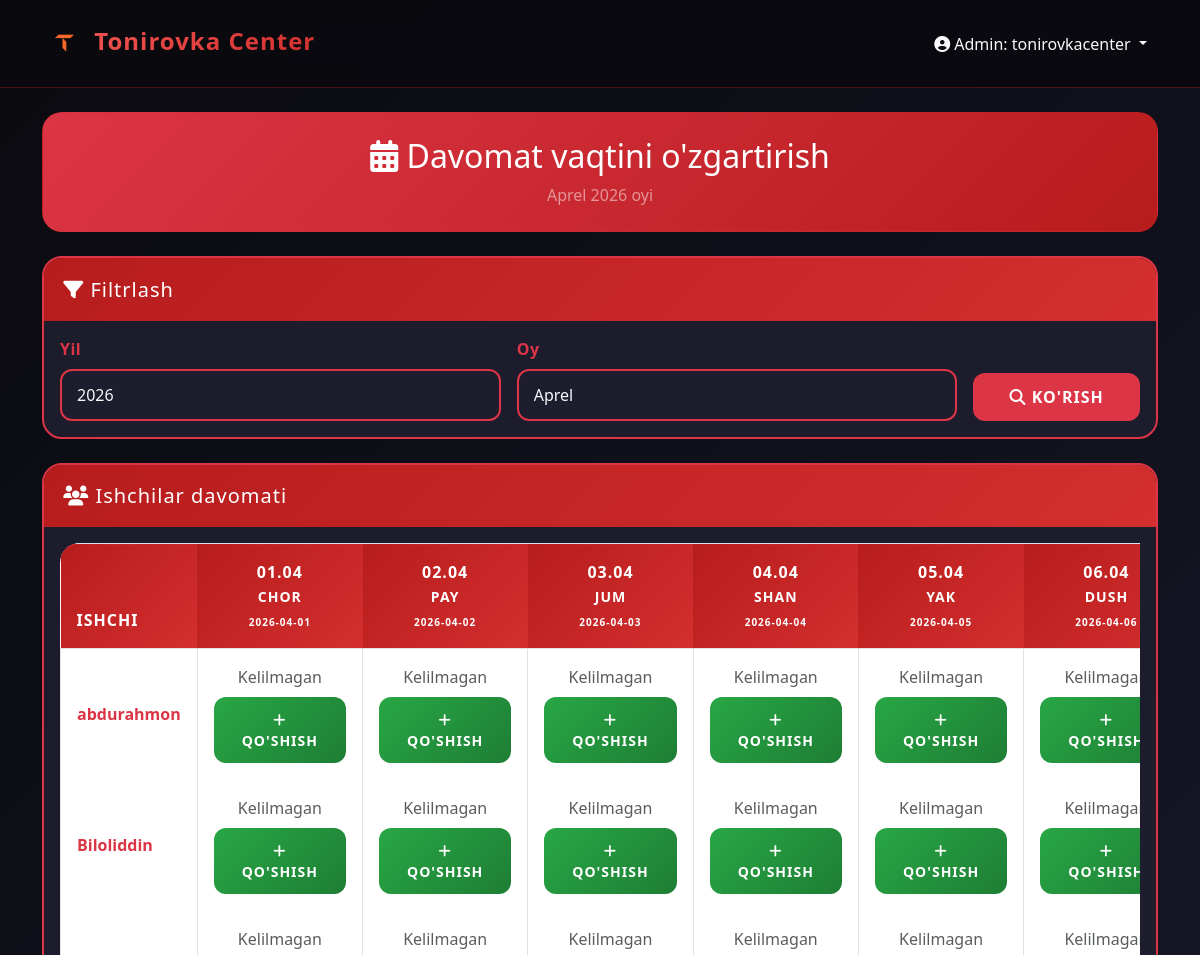
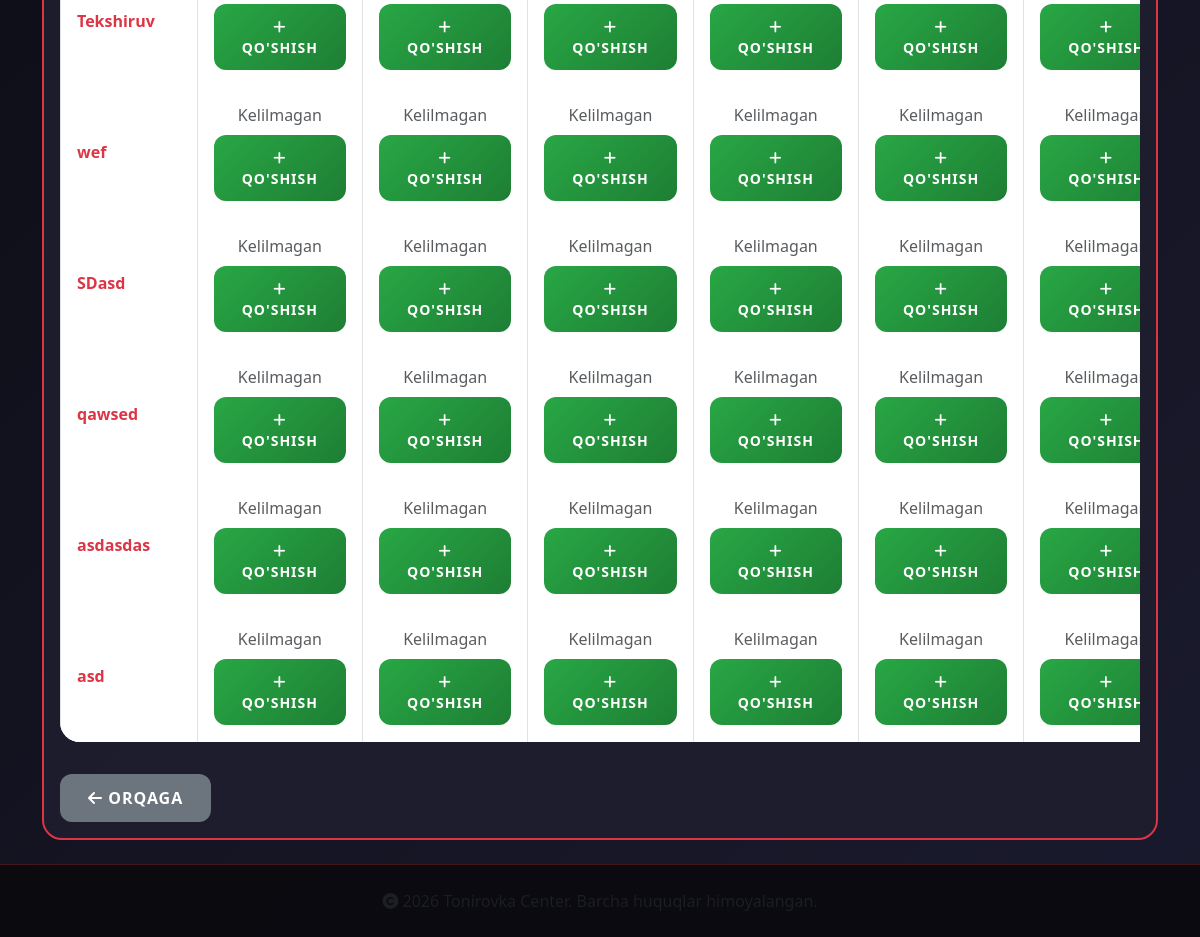
/admin-panel/attendance/ (signed in), run on the app's committed database (2 pictures, top to bottom).
### main/models.py (models this page shows, shortened)
class Worker(models.Model):
    user = models.OneToOneField(User, on_delete=models.CASCADE, related_name='worker', null=True, blank=True)
    full_name = models.CharField(max_length=255, verbose_name="To'liq ismi")
    salary_percent = models.DecimalField(max_digits=5, decimal_places=2, default=0, verbose_name="Oylik foizi (%)")
    late_fine = models.DecimalField(max_digits=10, decimal_places=2, default=0, verbose_name="10 min kechiksa jarima (so'm)")
    overtime_bonus = models.DecimalField(max_digits=10, decimal_places=2, default=0, verbose_name="1 soat qo'shimcha bonus (so'm)")
    three_hour_bonus_amount = models.DecimalField(max_digits=10, decimal_places=2, default=0, verbose_name="3 soatdan keyin bonus (so'm)")
    total_discipline_score = models.FloatField(default=0, verbose_name="Jami intizom bali")
    monday_start = models.TimeField(default=time(9, 0))
    monday_end = models.TimeField(default=time(18, 0))
    tuesday_start = models.TimeField(default=time(9, 0))
    tuesday_end = models.TimeField(default=time(18, 0))
    wednesday_start = models.TimeField(default=time(9, 0))
    wednesday_end = models.TimeField(default=time(18, 0))
    thursday_start = models.TimeField(default=time(9, 0))
    thursday_end = models.TimeField(default=time(18, 0))
    friday_start = models.TimeField(default=time(9, 0))
    friday_end = models.TimeField(default=time(18, 0))
    saturday_start = models.TimeField(default=time(9, 0))
    saturday_end = models.TimeField(default=time(18, 0))
    sunday_start = models.TimeField(default=time(9, 0))
    sunday_end = models.TimeField(default=time(18, 0))
    monday_working = models.BooleanField(default=True, verbose_name="Dushanba ish kuni")
    tuesday_working = models.BooleanField(default=True, verbose_name="Seshanba ish kuni")
    wednesday_working = models.BooleanField(default=True, verbose_name="Chorshanba ish kuni")
    thursday_working = models.BooleanField(default=True, verbose_name="Payshanba ish kuni")
    friday_working = models.BooleanField(default=True, verbose_name="Juma ish kuni")
    saturday_working = models.BooleanField(default=True, verbose_name="Shanba ish kuni")
    sunday_working = models.BooleanField(default=True, verbose_name="Yakshanba ish kuni")
    current_salary = models.DecimalField(max_digits=15, decimal_places=2, default=0)
    total_fines = models.DecimalField(max_digits=15, decimal_places=2, default=0)
    total_bonuses = models.DecimalField(max_digits=15, decimal_places=2, default=0)
    total_paid = models.DecimalField(max_digits=15, decimal_places=2, default=0)
    created_at = models.DateTimeField(auto_now_add=True)
    updated_at = models.DateTimeField(auto_now=True)
    class Meta:
        verbose_name = "Ishchi"
        verbose_name_plural = "Ishchilar"

### main/views.py (the view)
# urls.py: path('admin-panel/attendance/', views.attendance_list, name='attendance_list'),
@admin_required
def attendance_list(request):
    from datetime import datetime, timedelta, date
    today = date.today()
    selected_year = request.GET.get('year', today.year)
    selected_month = request.GET.get('month', today.month)
    try:
        selected_year = int(selected_year)
        selected_month = int(selected_month)
    except:
        selected_year = today.year
        selected_month = today.month
    month_start = date(selected_year, selected_month, 1)
    if selected_month == 12:
        month_end = date(selected_year + 1, 1, 1) - timedelta(days=1)
    else:
        month_end = date(selected_year, selected_month + 1, 1) - timedelta(days=1)
    days_in_month = []
    for i in range((month_end - month_start).days + 1):
        current_date = month_start + timedelta(days=i)
        days_in_month.append(current_date)
    workers = Worker.objects.all()
    attendance_data = []
    for worker in workers:
        worker_data = {
            'worker': worker,
            'days': []
        }
        for day_date in days_in_month:
            session = WorkSession.objects.filter(
                worker=worker,
                check_in__date=day_date
            ).first()
            worker_data['days'].append({
                'date': day_date,
                'weekday': day_date.strftime('%A'),
                'check_in': session.check_in.strftime('%H:%M') if session and session.check_in else None,
                'check_out': session.check_out.strftime('%H:%M') if session and session.check_out else None,
                'session_id': session.id if session else None,
                'has_session': session is not None
            })
        attendance_data.append(worker_data)
    years = range(2020, date.today().year + 2)
    months = [
        (1, 'Yanvar'), (2, 'Fevral'), (3, 'Mart'), (4, 'Aprel'),
        (5, 'May'), (6, 'Iyun'), (7, 'Iyul'), (8, 'Avgust'),
        (9, 'Sentabr'), (10, 'Oktabr'), (11, 'Noyabr'), (12, 'Dekabr')
    ]
    context = {
        'attendance_data': attendance_data,
        'days_in_month': days_in_month,
        'year': selected_year,
        'month': selected_month,
        'years': years,
        'months': months,
        'month_name': dict(months)[selected_month],
        'month_start': month_start,
        'month_end': month_end,
    }
    return render(request, 'admin_panel/attendance_list.html', context)

### main/templates/admin_panel/attendance_list.html (shortened to what this page needs)
{% extends 'base.html' %}
{% block content %}
<div class="row mb-4">
    <div class="col-12">
        <div class="card" style="background: linear-gradient(135deg, #dc3545, #b71c1c);">
            <div class="card-body text-center py-4">
                <h2 class="text-white mb-0">
                    <i class="fas fa-calendar-alt"></i> Davomat vaqtini o'zgartirish
                </h2>
                <p class="text-white-50 mt-2 mb-0">
                    {{ month_name }} {{ year }} oyi
                </p>
            </div>
        </div>
    </div>
</div>
<div class="row mb-4">
    <div class="col-12">
        <div class="card" style="border: 2px solid #dc3545;">
            <div class="card-header" style="background-color: #dc3545; color: white;">
                <h5 class="mb-0"><i class="fas fa-filter"></i> Filtrlash</h5>
            </div>
            <div class="card-body">
                <form method="get" class="row g-3">
                    <div class="col-md-5">
                        <label class="form-label" style="color: #dc3545;">Yil</label>
                        <select name="year" class="form-control" style="border: 2px solid #dc3545;">
                            {% for y in years %}
                            <option value="{{ y }}" {% if year == y %}selected{% endif %}>{{ y }}</option>
                            {% endfor %}
                        </select>
                    </div>
                    <div class="col-md-5">
                        <label class="form-label" style="color: #dc3545;">Oy</label>
                        <select name="month" class="form-control" style="border: 2px solid #dc3545;">
                            {% for m_num, m_name in months %}
                            <option value="{{ m_num }}" {% if month == m_num %}selected{% endif %}>{{ m_name }}</option>
                            {% endfor %}
                        </select>
                    </div>
                    <div class="col-md-2 d-flex align-items-end">
                        <button type="submit" class="btn w-100" style="background-color: #dc3545; color: white;">
                            <i class="fas fa-search"></i> Ko'rish
                        </button>
                    </div>
                </form>
            </div>
        </div>
    </div>
</div>
<div class="row">
    <div class="col-12">
        <div class="card" style="border: 2px solid #dc3545;">
            <div class="card-header" style="background-color: #dc3545; color: white;">
                <h5 class="mb-0"><i class="fas fa-users"></i> Ishchilar davomati</h5>
            </div>
            <div class="card-body">
                <div class="table-responsive">
                    <table class="table table-bordered" style="background-color: #fff3f3;">
                        <thead style="background-color: #dc3545; color: white;">
                            <tr>
                                <th style="min-width: 120px;">Ishchi</th>
                                {% for day in days_in_month %}
                                <th class="text-center" style="min-width: 100px;">
                                    {{ day|date:"d.m" }}<br>
                                    <small>{{ day|date:"D" }}</small>
                                    <br><span style="font-size: 10px;">{{ day|date:"Y-m-d" }}</span>
                                </th>
                                {% endfor %}
                            </tr>
                        </thead>
                        <tbody>
                            {% for data in attendance_data %}
                            <tr>
                                <td><strong style="color: #dc3545;">{{ data.worker.full_name }}</strong></td>
                                {% for day in data.days %}
                                <td class="text-center">
                                    {% if day.has_session %}
                                        <div class="mb-1">
                                            <small class="text-success">Kelgan: {{ day.check_in }}</small>
                                        </div>
                                        {% if day.check_out %}
                                        <div>
                                            <small class="text-danger">Ketgan: {{ day.check_out }}</small>
                                        </div>
                                        {% endif %}
                                        <a href="{% url 'attendance_edit' day.session_id %}" class="btn btn-sm btn-warning mt-2">
                                            <i class="fas fa-edit"></i> O'zgartirish
                                        </a>
                                    {% else %}
                                        <span class="text-muted">Kelilmagan</span>
                                        <a href="{% url 'attendance_create' data.worker.id day.date|date:'Y-m-d' %}" class="btn btn-sm btn-success mt-2">
                                            <i class="fas fa-plus"></i> Qo'shish
                                        </a>
                                    {% endif %}
                                </td>
                                {% endfor %}
                            </tr>
                            {% empty %}
                            <tr>
                                <td colspan="{{ days_in_month|length|add:1 }}" class="text-center">Ishchilar mavjud emas</td>
                            </tr>
                            {% endfor %}
                        </tbody>
                    </table>
                </div>
                <div class="mt-3">
                    <a href="{% url 'admin_dashboard' %}" class="btn btn-secondary">
                        <i class="fas fa-arrow-left"></i> Orqaga
                    </a>
                </div>
            </div>
        </div>
    </div>
</div>
{% endblock %}

### main/templates/base.html (shortened to what this page needs)
{% load static %}
<!DOCTYPE html>
<html lang="uz">
<head>
    <link href="https://cdn.jsdelivr.net/npm/bootstrap@5.3.0/dist/css/bootstrap.min.css" rel="stylesheet">
    <link rel="stylesheet" href="https://cdnjs.cloudflare.com/ajax/libs/font-awesome/6.4.0/css/all.min.css">
    <link rel="stylesheet" href="https://cdnjs.cloudflare.com/ajax/libs/animate.css/4.1.1/animate.min.css">
    <link rel="stylesheet" href="https://cdnjs.cloudflare.com/ajax/libs/toastr.js/latest/toastr.min.css">
    <link href="https://unpkg.com/aos@2.3.1/dist/aos.css" rel="stylesheet">
</head>
<body>
    <nav class="navbar navbar-expand-lg navbar-dark sticky-top">
        <div class="container">
            <a class="navbar-brand animate__animated animate__fadeInLeft" href="{% url 'login' %}">
                <img src="/media/logo.png" alt="Logo" onerror="this.src='https://via.placeholder.com/45x45?text=TC'">
                <span>Tonirovka Center</span>
            </a>
            <div class="collapse navbar-collapse" id="navbarNav">
                <ul class="navbar-nav ms-auto">
                    {% if user.is_authenticated %}
                        <li class="nav-item dropdown">
                            <a class="nav-link dropdown-toggle" href="#" id="userDropdown" role="button" data-bs-toggle="dropdown">
                                <i class="fas fa-user-circle"></i>
                                {% if user.is_staff %}
                                    Admin: {{ user.username }}
                                {% else %}
                                    {{ user.worker.full_name }}
                                {% endif %}
                            </a>
                        </li>
                    {% else %}
                        <li class="nav-item">
                            <a class="nav-link" href="{% url 'login' %}">
                                <i class="fas fa-sign-in-alt"></i> Kirish
                            </a>
                        </li>
                    {% endif %}
                </ul>
            </div>
        </div>
    </nav>
    <main class="container my-4">
        {% block content %}{% endblock %}
    </main>
    <footer class="footer mt-auto py-4">
        <div class="container text-center">
            <div class="row">
                <div class="col-12">
                    <span class="text-muted">
                        <i class="fas fa-copyright"></i> {{ current_year }} Tonirovka Center.
                        Barcha huquqlar himoyalangan.
                    </span>
                </div>
            </div>
        </div>
    </footer>
</body>
</html>

### data on the page
Worker: worker.full_name "abdurahmon"
Worker: worker.full_name "Biloliddin"
Worker: worker.full_name "Tekshiruv"
Worker: worker.full_name "wef"
Worker: worker.full_name "SDasd"
Worker: worker.full_name "qawsed"
Worker: worker.full_name "asdasdas"
Worker: worker.full_name "asd"

### other printed values
{{ user.username }} "tonirovkacenter"
{{ month_name }} "Aprel"
{{ year }} "2026"
{{ day|date:"d.m" }} "01.04" "02.04" "03.04" "04.04" "05.04" "06.04"
{{ day|date:"D" }} "CHOR" "PAY" "JUM" "SHAN" "YAK" "DUSH"
{{ day|date:"Y-m-d" }} "2026-04-01" "2026-04-02" "2026-04-03" "2026-04-04" "2026-04-05" "2026-04-06"
form field year "2026"
form field month "Aprel"
